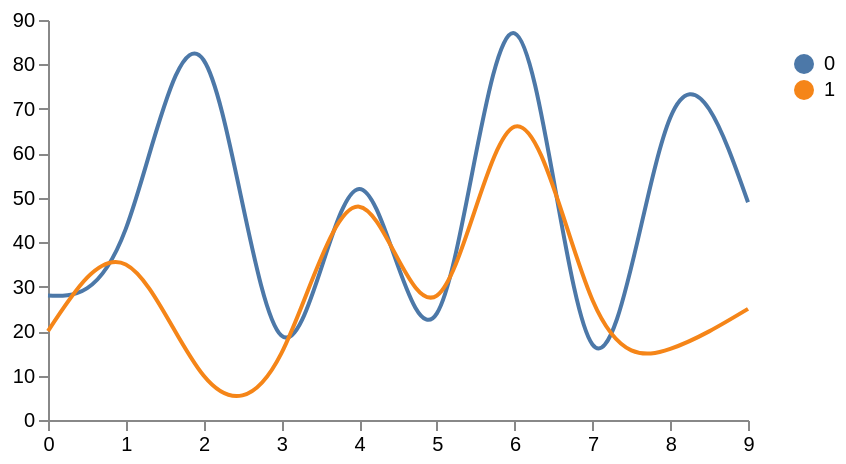

Specify this chart in Vega-Lite:
### Vega specification from a JSON file in a GitHub repository (floating-point values rounded to 4 significant figures)
{"$schema": "https://vega.github.io/schema/vega/v3.json", "width": 350, "height": 200, "padding": 5, "data": {"name": "table", "values": [{"x": 0, "y": 28, "variable": 0}, {"x": 0, "y": 20, "variable": 1}, {"x": 1, "y": 43, "variable": 0}, {"x": 1, "y": 35, "variable": 1}, {"x": 2, "y": 81, "variable": 0}, {"x": 2, "y": 10, "variable": 1}, {"x": 3, "y": 19, "variable": 0}, {"x": 3, "y": 15, "variable": 1}, {"x": 4, "y": 52, "variable": 0}, {"x": 4, "y": 48, "variable": 1}, {"x": 5, "y": 24, "variable": 0}, {"x": 5, "y": 28, "variable": 1}, {"x": 6, "y": 87, "variable": 0}, {"x": 6, "y": 66, "variable": 1}, {"x": 7, "y": 17, "variable": 0}, {"x": 7, "y": 27, "variable": 1}, {"x": 8, "y": 68, "variable": 0}, {"x": 8, "y": 16, "variable": 1}, {"x": 9, "y": 49, "variable": 0}, {"x": 9, "y": 25, "variable": 1}]}, "scales": [{"name": "x", "type": "point", "range": "width", "domain": {"data": "table", "field": "x"}}, {"name": "y", "type": "linear", "range": "height", "nice": true, "zero": true, "domain": {"data": "table", "field": "y"}}, {"name": "variable", "type": "ordinal", "range": "category", "domain": {"data": "table", "field": "variable"}}], "legends": [{"fill": "variable", "title": "", "orient": "right", "encode": {"symbols": {"enter": {}}, "labels": {"update": {"text": {"field": "value"}}}}}], "axes": [{"orient": "bottom", "scale": "x", "labelBound": true}, {"orient": "left", "scale": "y"}], "marks": [{"type": "group", "from": {"facet": {"name": "series", "data": "table", "groupby": "variable"}}, "marks": [{"type": "line", "from": {"data": "series"}, "encode": {"enter": {"x": {"scale": "x", "field": "x"}, "y": {"scale": "y", "field": "y"}, "stroke": {"scale": "variable", "field": "variable"}, "strokeWidth": {"value": 2}}, "update": {"interpolate": {"value": "natural"}, "fillOpacity": {"value": 1}}, "hover": {"fillOpacity": {"value": 0.5}}}}]}]}
